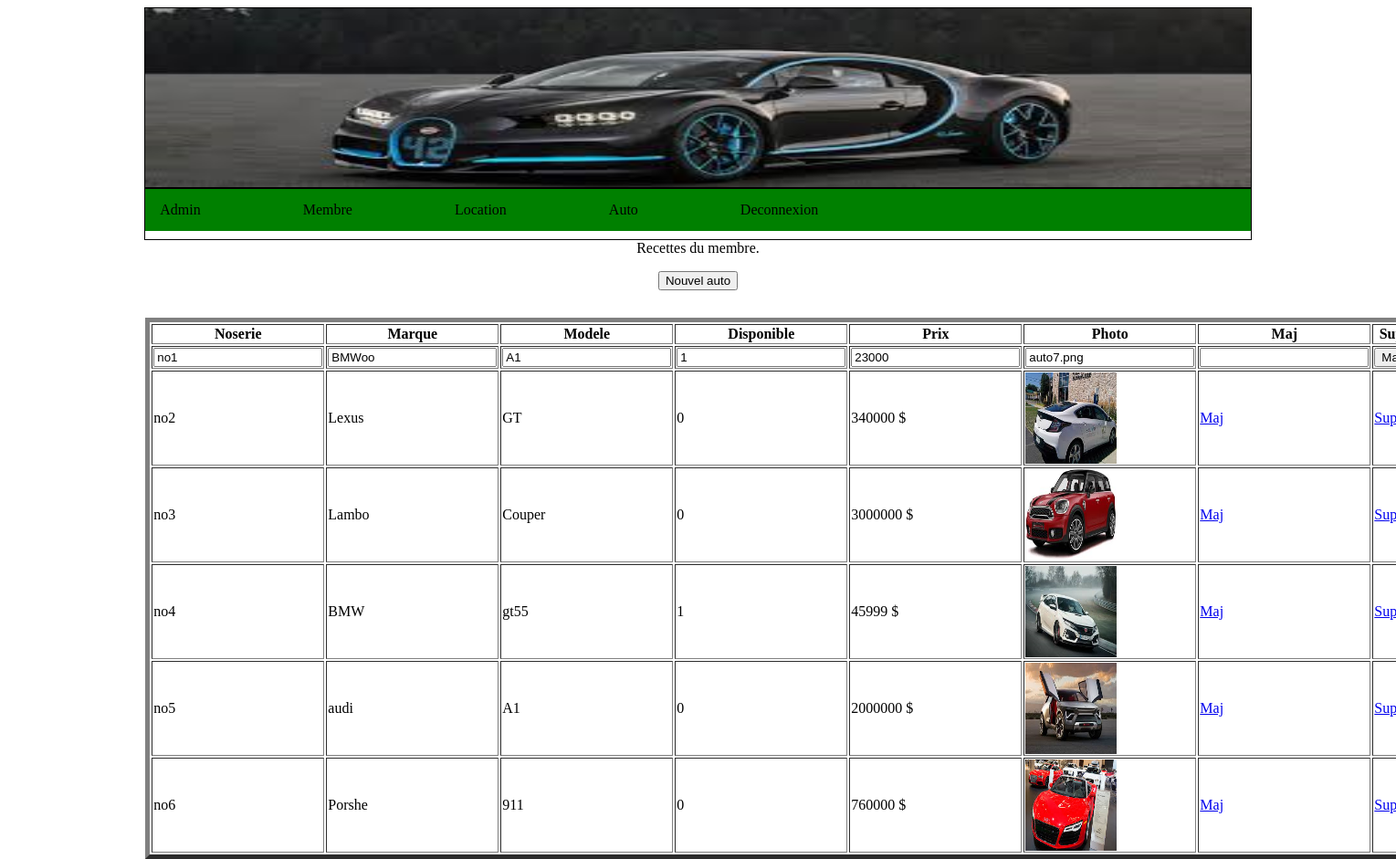
/admin.php?lien=adminauto&idrecette=no1&oper=Maj (signed in), run on the app's committed database.
### tables this page shows
CREATE TABLE `auto` (
  `noserie` varchar(30) NOT NULL,
  `marque` varchar(30) NOT NULL,
  `modele` varchar(30) NOT NULL,
  `disponible` tinyint(1) NOT NULL,
  `prix` decimal(10,0) NOT NULL,
  `photo` varchar(30) NOT NULL
);

### adminauto.php (the view, shortened to what this page needs)
<?php
echo "Recettes du membre.";
echo"<p><a href='admin.php?lien=insautoadmin'><input type='button' name='ins' value='Nouvel auto'></input></a>";
include("connect.php");
	if(isset($_GET["oper"]))
	{
		$oper=$_GET["oper"];
		switch($oper)
		{
			case "Maj":
				$idrecette=$_GET["idrecette"];
			break;
		}
	}
	else
	{
		$idrecette='';
	}
echo "<form method='post'>";
$reqlisterecette=mysqli_query($connect,"select * from auto ") or die ("Erreur de selection");
echo "<table border=5> <th>Noserie</th> <th>Marque</th> <th>Modele</th> <th>Disponible </th><th>Prix</th>
<th>Photo</th> <th>Maj</th><th>Sup</th>";
	while($reqresultat=mysqli_fetch_row($reqlisterecette))
	{
		$listenoserie=$reqresultat[0];
		$listemarque=$reqresultat[1];
		$listemodele=$reqresultat[2];
		$listedispo=$reqresultat[3];
		$listeprix=$reqresultat[4];
		$listephoto=$reqresultat[5];
		if($listenoserie==$idrecette)
		{
			echo "<tr>
			<td><input name='noserie' value='$listenoserie'></td>
			<td><input name='marque' value='$listemarque'></td>
			<td><input name='modele' value='$listemodele'></td>
			<td><input name='disponible' value='$listedispo'></td>
			<td><input name='prix' value='$listeprix'></td>
			<td><input name='photo' value='$listephoto' ></td>
			<td><input name='idmembre' value='$listeidmembre'></td>
			<td><input type='submit' name='update' value='Maj'></td>
				</tr>";
		}
		else
		{
		echo "<tr> <td>$listenoserie</td> <td>$listemarque</td> <td>$listemodele</td> <td>$listedispo</td>
   <td>$listeprix $</td> <td><img src='photo/$listephoto' style='height:100px;width:100px'></img></td>
	<td><a href='admin.php?lien=adminauto&idrecette=$listenoserie&oper=Maj'> Maj </a></td>
	<td><a href='admin.php?lien=adminauto&idrecette=$listenoserie&oper=Sup'> Sup </a></td>
	</tr>";
		}
	}
echo "</table>";
echo"</form>";
?>

### data on the page
auto: noserie "no1", marque "BMWoo", modele "A1", disponible "1", prix "23000", photo "auto7.png"
auto: noserie "no2", marque "Lexus", modele "GT", disponible "0", prix "340000", photo (picture)
auto: noserie "no3", marque "Lambo", modele "Couper", disponible "0", prix "3000000", photo (picture)
auto: noserie "no4", marque "BMW", modele "gt55", disponible "1", prix "45999", photo (picture)
auto: noserie "no5", marque "audi", modele "A1", disponible "0", prix "2000000", photo (picture)
auto: noserie "no6", marque "Porshe", modele "911", disponible "0", prix "760000", photo (picture)
